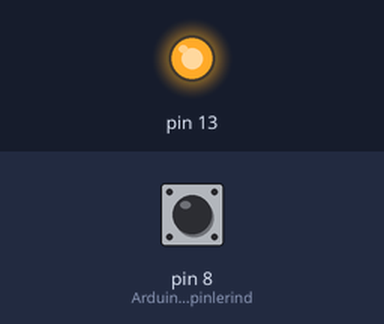
A sketch run on a simulated Arduino Uno, built with avr-gcc and run on an emulated ATmega328P. On the bench: output pins drawn as LEDs (lit = HIGH). The inputs (shaded band) are chosen by the test bench; at power-on: pin 8 (Arduino_digital_pinlerind) HIGH.

Above: at 1.2 s.
1.3 s: pin 8 (Arduino_digital_pinlerind) pulled LOW for 0.15 s
At 1.37 s:
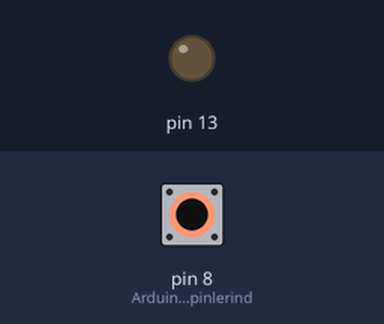
2.9 s: pin 8 (Arduino_digital_pinlerind) pulled LOW for 3.2 s
At 6.4 s:
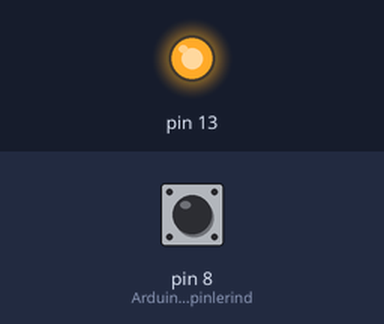
Timing chart, 0 to 7.9 s (numbered marks = the images above; inputs shaded):
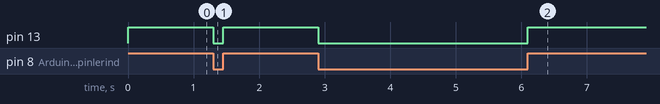

Measured:
- after the input at 1.3 s, pin 13: HIGH → LOW at once, → HIGH 0.15 s later
- after the input at 2.9 s, pin 13: HIGH → LOW at once, → HIGH 3.2 s later

The sketch:

0-buton.ino
```cpp
boolean butonDurum;           //butona basılıp basılmadığını kontrol eden değişken
void setup() {
  pinMode(8,INPUT_PULLUP);    //Arduino digital pinlerinde dahili pullup direnci vardır.
  pinMode(13,OUTPUT);
}
void loop() {
  butonDurum=digitalRead(8);  //Butona basıldı ise 0(LOW), basılmadı ise 1(HIGH) olur
  if(butonDurum==LOW)
  {
    digitalWrite(13,LOW);     // Butona basıldığında butonu söndürecektir.
  }
  else
  {
    digitalWrite(13,HIGH);   // Butondan elimizi kaldırdığımızda yanacaktır.
  }
}
```
